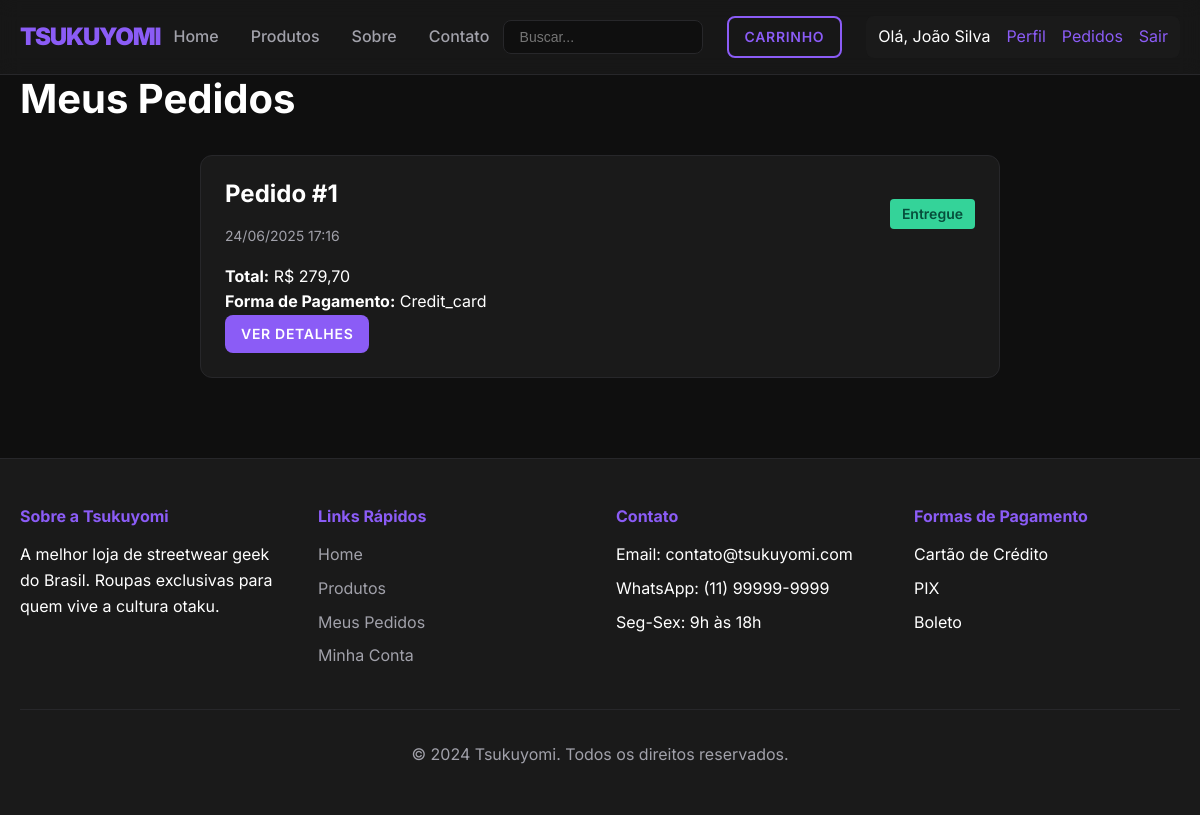
/public/index.php?action=orders (signed in), run on the app's committed database.
### tables this page shows
CREATE TABLE `orders` (
  `id` int(11) NOT NULL,
  `user_id` int(11) NOT NULL,
  `total_amount` decimal(10,2) NOT NULL,
  `status` enum('pending','processing','shipped','delivered','cancelled') DEFAULT 'pending',
  `payment_method` varchar(50) DEFAULT NULL,
  `shipping_address` text DEFAULT NULL,
  `created_at` timestamp NOT NULL DEFAULT current_timestamp(),
  `updated_at` timestamp NOT NULL DEFAULT current_timestamp() ON UPDATE current_timestamp()
);

### controllers/OrderController.php (called while the page is built, shortened)
<?php
require_once '../config/database.php';
require_once '../models/Order.php';
class OrderController {
    private $order;
    public function __construct() {
        $database = new Database();
        $this->db = $database->getConnection();
        $this->order = new Order($this->db);
    }
    public function index() {
        $this->order->user_id = $_SESSION['user_id'];
        $stmt = $this->order->getUserOrders();
        $orders = $stmt->fetchAll(PDO::FETCH_ASSOC);
        include '../views/orders/index.php';
    }
}
?>

### config/database.php (called while the page is built, shortened)
<?php
class Database {
    private $host = "localhost";
    private $db_name = "tsukuyomi_store";
    private $username = "root";
    private $password = "";
    public function getConnection() {
        $this->conn = null;
        try {
            $this->conn = new PDO("mysql:host=" . $this->host . ";dbname=" . $this->db_name,
                                  $this->username, $this->password);
            $this->conn->exec("set names utf8");
            $this->conn->setAttribute(PDO::ATTR_ERRMODE, PDO::ERRMODE_EXCEPTION);
        } catch(PDOException $exception) {
            echo "Connection error: " . $exception->getMessage();
        }
        return $this->conn;
    }
}
?>

### models/Order.php (called while the page is built, shortened)
<?php
class Order {
    private $conn;
    private $table_name = "orders";
    public $user_id;
    public function __construct($db) {
        $this->conn = $db;
    }
    public function getUserOrders() {
        $query = "SELECT * FROM " . $this->table_name . "
                 WHERE user_id = :user_id
                 ORDER BY created_at DESC";
        $stmt = $this->conn->prepare($query);
        $stmt->bindParam(':user_id', $this->user_id);
        $stmt->execute();
        return $stmt;
    }
}
?>

### views/orders/index.php (the view, shortened to what this page needs)
<?php include '../views/layout/header.php'; ?>
<h1>Meus Pedidos</h1>
<div class="orders-container">
    <?php if(count($orders) > 0): ?>
        <?php foreach($orders as $order): ?>
            <div class="order-card fade-in">
                <div class="order-header">
                    <div>
                        <h3>Pedido #<?php echo $order['id']; ?></h3>
                        <p class="order-date">
                            <?php echo date('d/m/Y H:i', strtotime($order['created_at'])); ?>
                        </p>
                    </div>
                    <span class="order-status status-<?php echo $order['status']; ?>">
                        <?php
                        $status_labels = [
                            'pending' => 'Pendente',
                            'processing' => 'Processando',
                            'shipped' => 'Enviado',
                            'delivered' => 'Entregue',
                            'cancelled' => 'Cancelado'
                        ];
                        echo $status_labels[$order['status']] ?? $order['status'];
                        ?>
                    </span>
                </div>
                <div class="order-body">
                    <p><strong>Total:</strong> R$ <?php echo number_format($order['total_amount'], 2, ',', '.'); ?></p>
                    <p><strong>Forma de Pagamento:</strong> <?php echo ucfirst($order['payment_method']); ?></p>
                </div>
                <div class="order-footer">
                    <a href="/tsukuyomi/public/index.php?action=order&id=<?php echo $order['id']; ?>"
                       class="btn btn-primary btn-sm">
                        Ver Detalhes
                    </a>
                </div>
            </div>
        <?php endforeach; ?>
    <?php endif; ?>
</div>
<?php include '../views/layout/footer.php'; ?>

### public/css/style.css (style rules this page uses)
:root { --primary-color: #8b5cf6; --secondary-color: #1e1b4b; --accent-color: #dc2626; --background-color: #0f0f0f; --surface-color: #1a1a1a; --text-primary: #ffffff; --text-secondary: #a1a1aa; --border-color: #27272a; }
body { font-family: 'Inter', -apple-system, BlinkMacSystemFont, sans-serif; background-color: var(--background-color); color: var(--text-primary); line-height: 1.6; min-height: 100vh; }
h1, h2, h3, h4, h5, h6 { font-weight: 700; margin-bottom: 1rem; line-height: 1.2; }
h1 { font-size: 2.5rem; }
h3 { font-size: 1.5rem; }
a { color: var(--primary-color); text-decoration: none; transition: color 0.3s ease; }
.btn { display: inline-block; padding: 0.75rem 1.5rem; border-radius: 0.5rem; font-weight: 600; text-align: center; transition: all 0.3s ease; cursor: pointer; border: none; font-size: 0.875rem; text-transform: uppercase; letter-spacing: 0.05em; }
.btn-primary { background-color: var(--primary-color); color: white; }
.orders-container { max-width: 800px; margin: 2rem auto; }
.order-card { background-color: var(--surface-color); border: 1px solid var(--border-color); border-radius: 0.75rem; padding: 1.5rem; margin-bottom: 1.5rem; }
.order-header { display: flex; justify-content: space-between; align-items: center; margin-bottom: 1rem; }
.order-date { color: var(--text-secondary); font-size: 0.875rem; }
.order-status { display: inline-block; padding: 0.25rem 0.75rem; border-radius: 0.25rem; font-size: 0.875rem; font-weight: 600; }
.status-delivered { background-color: #34d399; color: #064e3b; }
.btn-sm { padding: 0.5rem 1rem; font-size: 0.875rem; }
.fade-in { animation: fadeIn 0.6s ease-out; }

### data on the page
orders: id "1", created_at "24/06/2025 17:16", status "Entregue", total_amount "279,70", payment_method "Credit_card"

### other printed values
$_SESSION['user_name'] "João Silva"
